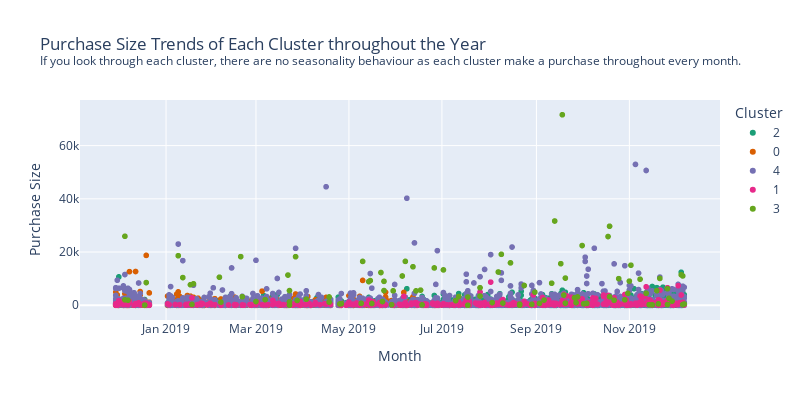

The code cell stored with this chart in its notebook:
### Code cell
fig = px.scatter(date_customer_group, x='date', y='Purchase Size', 
                 title='Purchase Size Trends of Each Cluster throughout the Year <br><sup>If you look through each cluster, there are no seasonality behaviour as each cluster make a purchase throughout every month.</sup>', 
                 labels = {'date':'Month'}, color='Cluster', color_discrete_sequence = px.colors.qualitative.Dark2)
fig.update_layout(width=800, height=400)

fig.show()

### Figure 1 — Plotly figure (JSON) as saved in the notebook; plotly's stock layout.template omitted (floating-point values rounded to 4 significant figures; data arrays with more than 128 entries replaced by an {"elided": "..."} marker saying what was removed)
{"data": [{"hovertemplate": "Cluster=2<br>Month=%{x}<br>Purchase Size=%{y}<extra></extra>", "legendgroup": "2", "marker": {"color": "rgb(27,158,119)", "symbol": "circle"}, "mode": "markers", "name": "2", "showlegend": true, "type": "scattergl", "x": {"elided": "13935 str values"}, "xaxis": "x", "y": {"elided": "13935 float values"}, "yaxis": "y"}, {"hovertemplate": "Cluster=0<br>Month=%{x}<br>Purchase Size=%{y}<extra></extra>", "legendgroup": "0", "marker": {"color": "rgb(217,95,2)", "symbol": "circle"}, "mode": "markers", "name": "0", "showlegend": true, "type": "scattergl", "x": {"elided": "3403 str values"}, "xaxis": "x", "y": {"elided": "3403 float values"}, "yaxis": "y"}, {"hovertemplate": "Cluster=4<br>Month=%{x}<br>Purchase Size=%{y}<extra></extra>", "legendgroup": "4", "marker": {"color": "rgb(117,112,179)", "symbol": "circle"}, "mode": "markers", "name": "4", "showlegend": true, "type": "scattergl", "x": {"elided": "4664 str values"}, "xaxis": "x", "y": {"elided": "4664 float values"}, "yaxis": "y"}, {"hovertemplate": "Cluster=1<br>Month=%{x}<br>Purchase Size=%{y}<extra></extra>", "legendgroup": "1", "marker": {"color": "rgb(231,41,138)", "symbol": "circle"}, "mode": "markers", "name": "1", "showlegend": true, "type": "scattergl", "x": {"elided": "387 str values"}, "xaxis": "x", "y": {"elided": "387 float values"}, "yaxis": "y"}, {"hovertemplate": "Cluster=3<br>Month=%{x}<br>Purchase Size=%{y}<extra></extra>", "legendgroup": "3", "marker": {"color": "rgb(102,166,30)", "symbol": "circle"}, "mode": "markers", "name": "3", "showlegend": true, "type": "scattergl", "x": ["2018-12-18T00:00:00", "2018-12-19T00:00:00", "2019-01-12T00:00:00", "2019-01-17T00:00:00", "2019-01-18T00:00:00", "2019-01-19T00:00:00", "2019-02-06T00:00:00", "2019-02-19T00:00:00", "2019-02-20T00:00:00", "2019-03-23T00:00:00", "2019-03-27T00:00:00", "2019-03-28T00:00:00", "2019-04-03T00:00:00", "2019-04-26T00:00:00", "2019-05-09T00:00:00", "2019-05-10T00:00:00", "2019-05-16T00:00:00", "2019-05-23T00:00:00", "2019-05-24T00:00:00", "2019-05-30T00:00:00", "2019-06-17T00:00:00", "2019-06-18T00:00:00", "2019-06-26T00:00:00", "2019-07-18T00:00:00", "2019-08-07T00:00:00", "2019-08-09T00:00:00", "2019-08-10T00:00:00", "2019-08-21T00:00:00", "2019-08-24T00:00:00", "2019-08-29T00:00:00", "2019-09-06T00:00:00", "2019-09-11T00:00:00", "2019-09-17T00:00:00", "2019-09-20T00:00:00", "2019-10-04T00:00:00", "2019-10-18T00:00:00", "2019-10-19T00:00:00", "2019-10-25T00:00:00", "2019-10-31T00:00:00", "2019-11-08T00:00:00", "2019-11-14T00:00:00", "2019-11-16T00:00:00", "2019-11-20T00:00:00", "2019-11-21T00:00:00", "2019-12-05T00:00:00", "2019-12-06T00:00:00", "2018-12-05T00:00:00", "2019-01-09T00:00:00", "2019-03-07T00:00:00", "2019-03-22T00:00:00", "2019-03-23T00:00:00", "2019-04-18T00:00:00", "2019-04-25T00:00:00", "2019-05-22T00:00:00", "2019-05-24T00:00:00", "2019-05-29T00:00:00", "2019-06-14T00:00:00", "2019-07-10T00:00:00", "2019-07-12T00:00:00", "2019-07-26T00:00:00", "2019-08-15T00:00:00", "2019-08-21T00:00:00", "2019-09-03T00:00:00", "2019-09-18T00:00:00", "2019-09-19T00:00:00", "2019-09-27T00:00:00", "2019-09-28T00:00:00", "2019-10-22T00:00:00", "2019-10-29T00:00:00", "2019-11-01T00:00:00", "2019-11-12T00:00:00", "2019-11-19T00:00:00", "2019-11-26T00:00:00", "2019-11-27T00:00:00", "2019-11-29T00:00:00", "2018-12-05T00:00:00", "2018-12-07T00:00:00", "2019-02-05T00:00:00", "2019-03-01T00:00:00", "2019-03-23T00:00:00", "2019-04-18T00:00:00", "2019-05-14T00:00:00", "2019-05-15T00:00:00", "2019-06-05T00:00:00", "2019-06-07T00:00:00", "2019-06-12T00:00:00", "2019-07-02T00:00:00", "2019-07-18T00:00:00", "2019-07-26T00:00:00", "2019-08-03T00:00:00", "2019-08-31T00:00:00", "2019-09-13T00:00:00", "2019-09-20T00:00:00", "2019-09-26T00:00:00", "2019-10-01T00:00:00", "2019-10-02T00:00:00", "2019-10-19T00:00:00", "2019-11-02T00:00:00", "2019-11-26T00:00:00", "2019-12-06T00:00:00", "2019-12-07T00:00:00"], "xaxis": "x", "y": [55.96, 8521.0, 10390.0, 7722.0, 305.3, 8060.0, 1156.0, 18280.0, 3212.0, 1273.0, 18250.0, 1807.0, 2284.0, 602.4, 716.4, 16480.0, 672.4, 1392, 8981.0, 5423.0, 5683.0, 154.7, 14030.0, 11.02, 12500.0, 19150.0, 825.6, 424.8, 7428.0, 360.0, 1947.0, 8281.0, 15620.0, 814.6, 691.5, 25830.0, 3221.0, 9995.0, 4487.0, 9793.0, 217.5, 136, 513.2, 10080.0, 11480.0, 250.6, 2029.0, 18620.0, 2100.0, 11340.0, 57.6, 3109.0, 476.4, 12290.0, 5519.0, 213.1, 5405.0, 1752.0, 3279.0, 3454.0, 15920.0, 34.56, 691.2, 71600.0, 3825.0, 957.9, 3120, 1897.0, 2039.0, 9070.0, 4489.0, 5490.0, 6233.0, 2619.0, 1562.0, 25920.0, 1914.0, 10540.0, 1396, 5513.0, 1197.0, 8896.0, 9270.0, 11000.0, 16488, 14470.0, 13282, 3076.0, 6592.0, 985.9, 4914.0, 31660.0, 10210.0, 2840.0, 22430.0, 557.8, 29690.0, 15045, 286.1, 11020.0, 469.4], "yaxis": "y"}], "layout": {"height": 400, "legend": {"title": {"text": "Cluster"}, "tracegroupgap": 0}, "title": {"text": "Purchase Size Trends of Each Cluster throughout the Year <br><sup>If you look through each cluster, there are no seasonality behaviour as each cluster make a purchase throughout every month.</sup>"}, "width": 800, "xaxis": {"anchor": "y", "domain": [0, 1], "title": {"text": "Month"}}, "yaxis": {"anchor": "x", "domain": [0, 1], "title": {"text": "Purchase Size"}}}}
